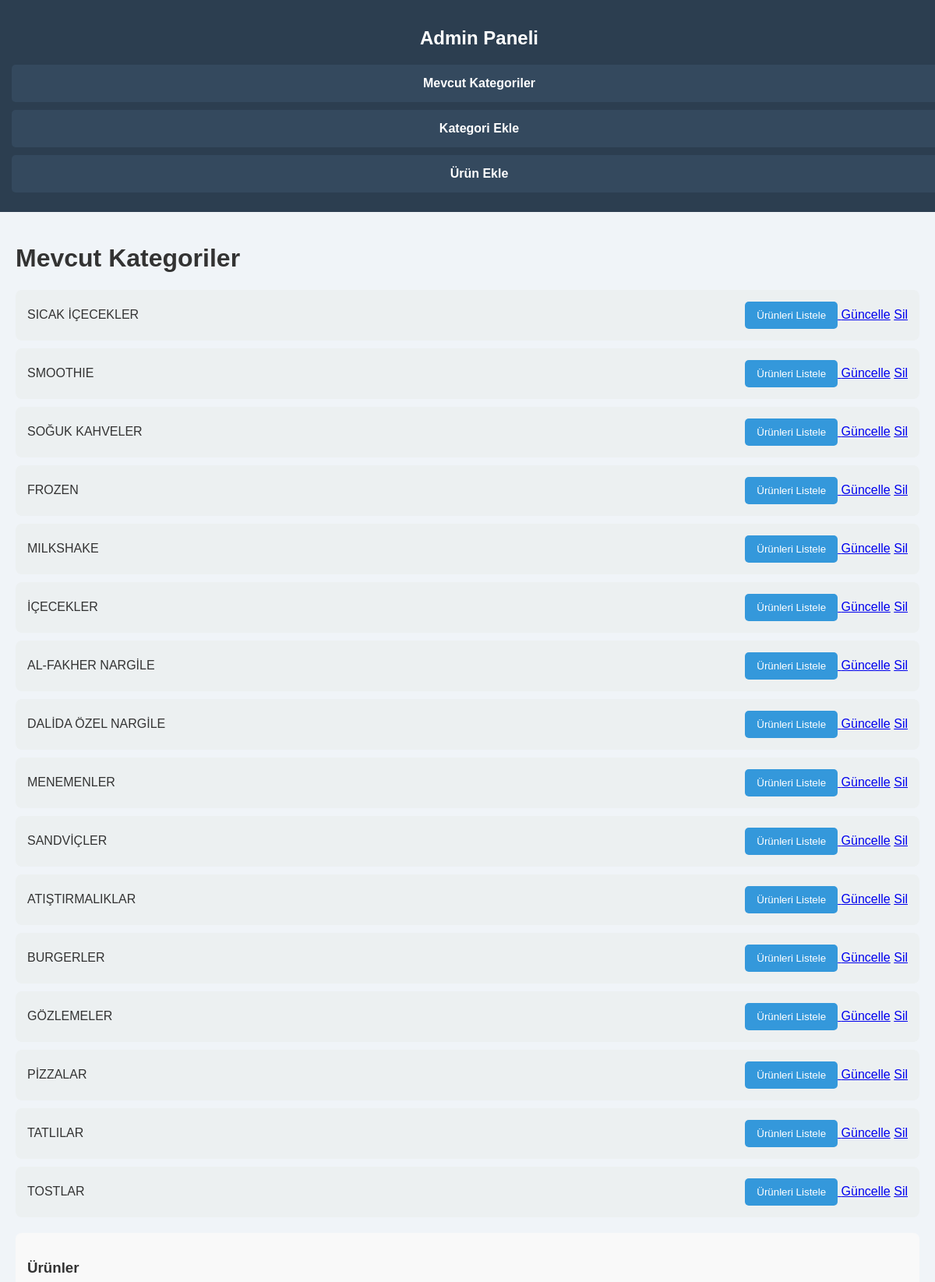
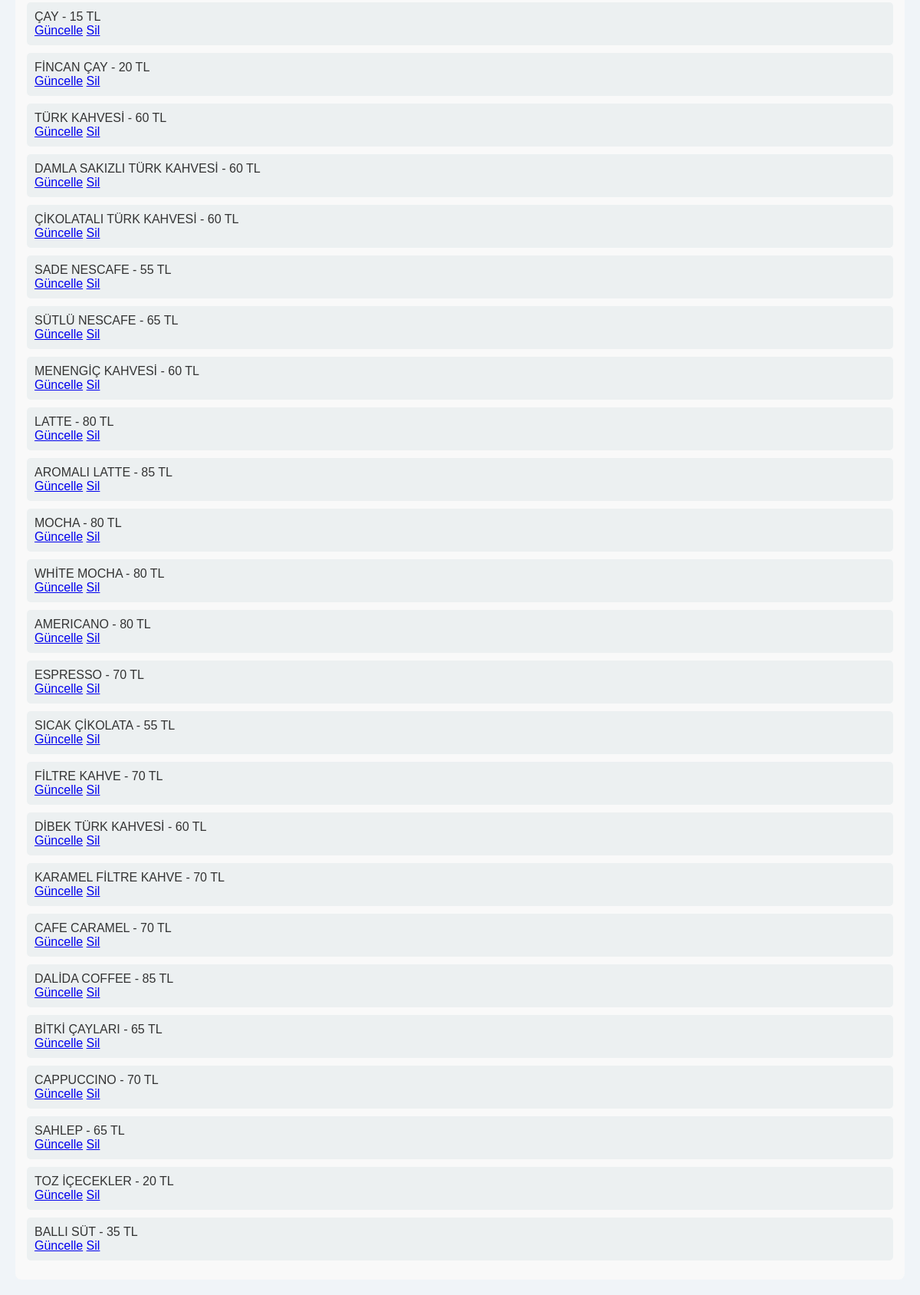
The app's page /admin/dashboard.php?category_id=2 (signed in) with its own data (2 pictures, top to bottom).
### tables this page shows
CREATE TABLE categories (
    id INTEGER PRIMARY KEY AUTOINCREMENT,
    name TEXT NOT NULL,
    image_url TEXT
);

CREATE TABLE products (
    id INTEGER PRIMARY KEY AUTOINCREMENT,
    name TEXT NOT NULL,
    description TEXT,
    price REAL NOT NULL,
    category_id INTEGER,
    image_url TEXT,
    FOREIGN KEY (category_id) REFERENCES categories(id)
);

### admin/dashboard.php (the view, shortened to what this page needs)
<?php
$db = new SQLite3('../db/menu.db');
$categories = $db->query('SELECT * FROM categories');
$selected_category_id = isset($_GET['category_id']) ? $_GET['category_id'] : null;
$products = [];
if ($selected_category_id) {
    $products = $db->query("SELECT * FROM products WHERE category_id = $selected_category_id");
}
$page = isset($_GET['page']) ? $_GET['page'] : 'kategoriler';
?>
<!DOCTYPE html>
<html lang="tr">
<head>
    <link rel="stylesheet" href="../css/admin_styles.css">
</head>
<body>
<div class="wrapper">
    <div class="sidebar">
        <h2>Admin Paneli</h2>
        <a href="dashboard.php?page=kategoriler">Mevcut Kategoriler</a>
        <a href="dashboard.php?page=kategori_ekle">Kategori Ekle</a>
        <a href="dashboard.php?page=urun_ekle">Ürün Ekle</a>
    </div>
    <div class="content">
        <?php if ($page == 'kategoriler'): ?>
            <h1>Mevcut Kategoriler</h1>
            <div class="category-list">
                <?php while ($category = $categories->fetchArray()): ?>
                    <div class="category-item">
                        <span><?php echo $category['name']; ?></span>
                        <div>
                            <a href="dashboard.php?category_id=<?php echo $category['id']; ?>">
                                <button>Ürünleri Listele</button>
                            </a>
                            <a href="edit_category.php?id=<?php echo $category['id']; ?>" class="edit-btn">Güncelle</a>
                            <a href="delete_category.php?id=<?php echo $category['id']; ?>" class="delete-btn" onclick="return confirm('Bu kategoriyi silmek istediğinize emin misiniz?');">Sil</a>
                        </div>
                    </div>
                <?php endwhile; ?>
            </div>
            <?php if ($selected_category_id && $products): ?>
                <div class="product-list">
                    <h3>Ürünler</h3>
                    <?php while ($product = $products->fetchArray()): ?>
                        <div class="product-item">
                            <span><?php echo $product['name']; ?> - <?php echo $product['price']; ?> TL</span>
                            <div>
                                <a href="edit_product.php?id=<?php echo $product['id']; ?>" class="edit-btn">Güncelle</a>
                                <a href="delete_product.php?id=<?php echo $product['id']; ?>" class="delete-btn" onclick="return confirm('Bu ürünü silmek istediğinize emin misiniz?');">Sil</a>
                            </div>
                        </div>
                    <?php endwhile; ?>
                </div>
            <?php endif; ?>
        <?php endif; ?>
    </div>
</div>
</body>
</html>

### css/admin_styles.css (style rules this page uses)
body { font-family: 'Poppins', sans-serif; background-color: #f0f4f8; margin: 0; padding: 0; color: #333; }
.wrapper { display: flex; flex-direction: column; }
.sidebar { width: 100%; background-color: #2c3e50; color: white; padding: 15px; text-align: center; }
.sidebar h2 { font-size: 24px; margin-bottom: 20px; }
.sidebar a { display: block; padding: 15px; color: white; text-decoration: none; font-weight: bold; background-color: #34495e; border-radius: 5px; margin-bottom: 10px; }
.content { padding: 20px; }
.category-list { margin: 20px 0; }
.category-item { background-color: #ecf0f1; padding: 15px; margin-bottom: 10px; border-radius: 8px; display: flex; justify-content: space-between; align-items: center; }
.category-item button { padding: 10px 15px; background-color: #3498db; color: white; border: none; border-radius: 5px; cursor: pointer; transition: background-color 0.3s ease; }
.product-list { margin-top: 20px; background-color: #f9f9f9; padding: 15px; border-radius: 8px; }
.product-list h3 { margin-bottom: 10px; }
.product-item { background-color: #ecf0f1; padding: 10px; margin-bottom: 10px; border-radius: 5px; }

### records on screen
categories: name "SICAK İÇECEKLER"
categories: name "SMOOTHIE"
categories: name "SOĞUK KAHVELER"
categories: name "FROZEN"
categories: name "MILKSHAKE"
categories: name "İÇECEKLER"
categories: name "AL-FAKHER NARGİLE"
categories: name "DALİDA ÖZEL NARGİLE"
categories: name "MENEMENLER"
categories: name "SANDVİÇLER"
categories: name "ATIŞTIRMALIKLAR"
categories: name "BURGERLER"
categories: name "GÖZLEMELER"
categories: name "PİZZALAR"
categories: name "TATLILAR"
categories: name "TOSTLAR"
products: name "ÇAY", price "15"
products: name "FİNCAN ÇAY", price "20"
products: name "TÜRK KAHVESİ", price "60"
products: name "DAMLA SAKIZLI TÜRK KAHVESİ", price "60"
products: name "ÇİKOLATALI TÜRK KAHVESİ", price "60"
products: name "SADE NESCAFE", price "55"
products: name "SÜTLÜ NESCAFE", price "65"
products: name "MENENGİÇ KAHVESİ", price "60"
products: name "LATTE", price "80"
products: name "AROMALI LATTE", price "85"
products: name "MOCHA", price "80"
products: name "WHİTE MOCHA", price "80"
products: name "AMERICANO", price "80"
products: name "ESPRESSO", price "70"
products: name "SICAK ÇİKOLATA", price "55"
products: name "FİLTRE KAHVE", price "70"
products: name "DİBEK TÜRK KAHVESİ", price "60"
products: name "KARAMEL FİLTRE KAHVE", price "70"
products: name "CAFE CARAMEL", price "70"
products: name "DALİDA COFFEE", price "85"
products: name "BİTKİ ÇAYLARI", price "65"
products: name "CAPPUCCINO", price "70"
products: name "SAHLEP", price "65"
products: name "TOZ İÇECEKLER", price "20"
products: name "BALLI SÜT", price "35"
